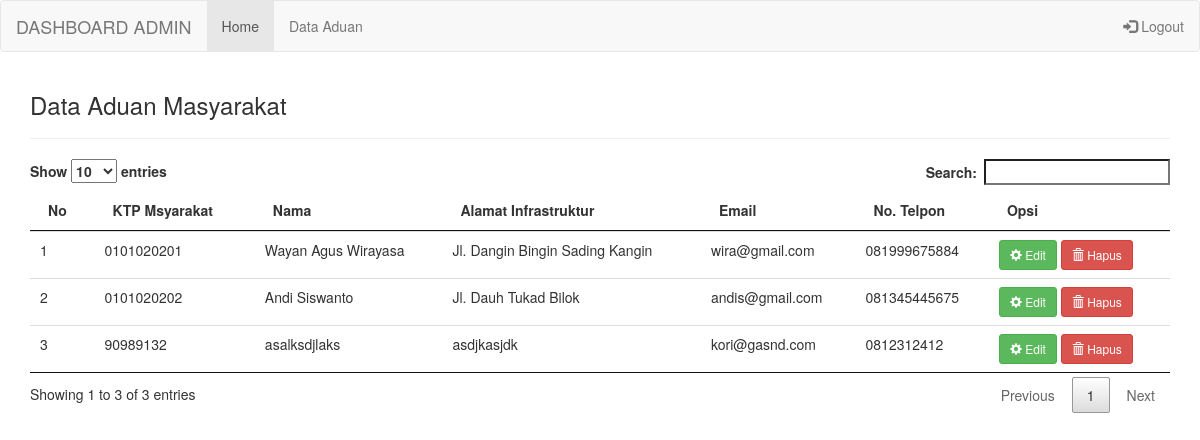
The page /admin/adm_masy.php (signed in) on the database its author committed.
### tables this page shows
CREATE TABLE `tb_aduan` (
  `id_masy` int(10) NOT NULL,
  `ktp_masy` varchar(10) DEFAULT NULL,
  `nama_masy` varchar(50) DEFAULT NULL,
  `agama_masy` varchar(10) DEFAULT NULL,
  `tgllapor_masy` varchar(20) DEFAULT NULL,
  `jk_masy` varchar(10) DEFAULT NULL,
  `alamat` varchar(200) DEFAULT NULL,
  `email_masy` varchar(50) DEFAULT NULL,
  `notlp_masy` varchar(15) DEFAULT NULL
);

### functions/function_masyadm.php (called while the page is built, shortened)
<?php
require "koneksi.php";
function query_view($query_view) {
    global $koneksi;
    $result = mysqli_query($koneksi, $query_view);
    $rows = [];
    while($row = mysqli_fetch_assoc($result)) {
        $rows[] = $row;
    }
    return $rows;
}
?>

### admin/adm_masy.php (the view, shortened to what this page needs)
<?php
require "../koneksi.php";
include "../template/adm_nav.php";
require "../functions/function_masyadm.php";
$mhsadm_view = query_view("SELECT * FROM tb_aduan");
?>
<div class="container">
    <div class="table-responsive">
        <h3>Data Aduan Masyarakat</h3>
        <hr>
        </div>
        <table class="table table-stripped table-hover datatabel">
        <thead>
            <tr>
                <th>No</th>
                <th>KTP Msyarakat</th>
                <th>Nama</th>
                <th>Alamat Infrastruktur</th>
                <th>Email</th>
                <th>No. Telpon</th>
                <th>Opsi</th>
            </tr>
        </thead>
        <tbody>
        <?php
            $i = 1;
            foreach($mhsadm_view as $row){
        ?>
            <tr>
                <td><?php echo $i++; ?></td>
                <td><?php echo $row["ktp_masy"]; ?></td>
                <td><?php echo $row["nama_masy"]; ?></td>
                <td><?php echo $row["alamat"]; ?></td>
                <td><?php echo $row["email_masy"]; ?></td>
                <td><?php echo $row["notlp_masy"]; ?></td>
                <td>
                    <a href="../adm_masy/update_masy.php?id=<?php echo $row["id_masy"];?>" type="button" class="btn btn-success btn-sm"><span class="glyphicon glyphicon-cog"></span> Edit</a>
                    <a href="../adm_masy/hapus_masy.php?id=<?php echo $row["id_masy"];?>" onclick="return confirm('Yakin MENGHAPUS data ?');" type="button" class="btn btn-danger btn-sm"><span class="glyphicon glyphicon-trash"></span> Hapus</a>
                </td>
            </tr>
        <?php
            }
        ?>
        </tbody>
        </table>
    </div>
<?php
    include "../template/footer.php";
?>

### template/adm_nav.php (shortened to what this page needs)
<!DOCTYPE html>
<html lang="en">
<head>
  <link rel="stylesheet" href="../aset/bootstrap/css/bootstrap.min.css">
  <link rel="stylesheet" type="text/css" href="../aset/datatabel/datatables.min.css"/>
</head>
<body>
<nav class="navbar navbar-default">
  <div class="container-fluid">
    <div class="navbar-header">
      <a class="navbar-brand" href="#">DASHBOARD ADMIN</a>
    </div>
    <ul class="nav navbar-nav">
      <li class="active"><a href="../admin/adm_home.php">Home</a></li>
      <li><a href="../admin/adm_masy.php">Data Aduan</a></li>
    </ul>
    <ul class="nav navbar-nav navbar-right">
      <li><a href="../logout.php"><span class="glyphicon glyphicon-log-in"></span> Logout</a></li>
    </ul>
  </div>
</nav>

### template/footer.php (shortened to what this page needs)
</body>
</html>

### rows shown on the page
tb_aduan: ktp_masy "0101020201", nama_masy "Wayan Agus Wirayasa", alamat "Jl. Dangin Bingin Sading Kangin", email_masy "wira@gmail.com", notlp_masy "081999675884"
tb_aduan: ktp_masy "0101020202", nama_masy "Andi Siswanto", alamat "Jl. Dauh Tukad Bilok", email_masy "andis@gmail.com", notlp_masy "081345445675"
tb_aduan: ktp_masy "90989132", nama_masy "asalksdjlaks", alamat "asdjkasjdk", email_masy "kori@gasnd.com", notlp_masy "0812312412"
